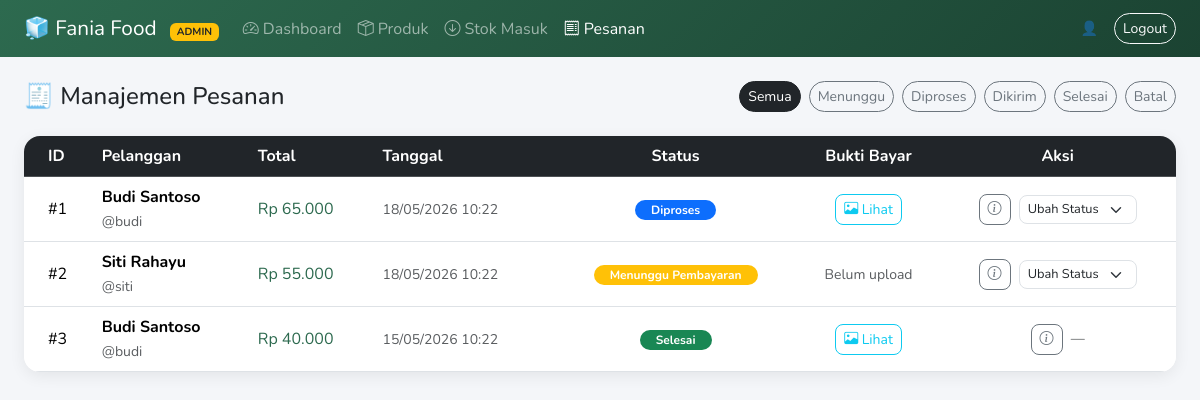
The page /pesanan.php (signed in) on the database its author committed.
### tables this page shows
CREATE TABLE IF NOT EXISTS pesanan (
    id_pesanan      INT AUTO_INCREMENT PRIMARY KEY,
    id_user         INT NOT NULL,
    total_harga     DECIMAL(14,2) NOT NULL DEFAULT 0,
    status_bayar    ENUM('Menunggu Pembayaran','Diproses','Dikirim','Selesai','Dibatalkan')
                    NOT NULL DEFAULT 'Menunggu Pembayaran',
    bukti_bayar     VARCHAR(255) DEFAULT NULL,
    alamat_pengiriman TEXT,
    catatan         TEXT,
    tanggal         TIMESTAMP DEFAULT CURRENT_TIMESTAMP,
    FOREIGN KEY (id_user) REFERENCES users(id) ON DELETE CASCADE
);

CREATE TABLE IF NOT EXISTS users (
    id          INT AUTO_INCREMENT PRIMARY KEY,
    username    VARCHAR(100) NOT NULL UNIQUE,
    password    VARCHAR(255) NOT NULL,        
    nama_lengkap VARCHAR(150) NOT NULL,
    role        ENUM('pelanggan','admin','kepala_toko') NOT NULL DEFAULT 'pelanggan',
    created_at  TIMESTAMP DEFAULT CURRENT_TIMESTAMP
);

### koneksi.php (called while the page is built, shortened)
<?php
function esc($conn, $str) {
    return $conn->real_escape_string(htmlspecialchars(trim($str)));
}
function rupiah($angka) {
    return 'Rp ' . number_format($angka, 0, ',', '.');
}
?>

### pesanan.php (the view, shortened to what this page needs)
<?php
require_once '../koneksi.php';
$filter = esc($conn, $_GET['status'] ?? '');
$where  = $filter ? "WHERE p.status_bayar = '$filter'" : '';
$pesananList = $conn->query(
    "SELECT p.*, u.nama_lengkap, u.username
     FROM pesanan p JOIN users u ON u.id = p.id_user
     $where ORDER BY p.tanggal DESC"
);
$statusColor = [
    'Menunggu Pembayaran' => 'warning',
    'Diproses'            => 'primary',
    'Dikirim'             => 'info',
    'Selesai'             => 'success',
    'Dibatalkan'          => 'danger',
];
?>
<!DOCTYPE html>
<html lang="id">
<head>
    <link href="https://cdn.jsdelivr.net/npm/bootstrap@5.3.3/dist/css/bootstrap.min.css" rel="stylesheet">
    <link href="https://cdn.jsdelivr.net/npm/bootstrap-icons@1.11.3/font/bootstrap-icons.min.css" rel="stylesheet">
</head>
<body>
<?php include '_navbar.php'; ?>
<div class="container-fluid p-4">
    <div class="d-flex justify-content-between align-items-center mb-4">
        <h4 class="fw-800 mb-0">🧾 Manajemen Pesanan</h4>
        <div class="d-flex gap-2">
            <?php
            $statuses = ['', 'Menunggu Pembayaran', 'Diproses', 'Dikirim', 'Selesai', 'Dibatalkan'];
            $labels   = ['Semua', 'Menunggu', 'Diproses', 'Dikirim', 'Selesai', 'Batal'];
            foreach ($statuses as $i => $s): ?>
            <a href="?status=<?= urlencode($s) ?>"
               class="btn btn-sm <?= $filter===$s ? 'btn-dark' : 'btn-outline-secondary' ?> rounded-pill">
                <?= $labels[$i] ?>
            </a>
            <?php endforeach; ?>
        </div>
    </div>
    <div class="card p-0 overflow-hidden">
        <div class="table-responsive">
            <table class="table table-hover align-middle mb-0">
                <thead class="table-dark">
                    <tr>
                        <th class="ps-4">ID</th><th>Pelanggan</th><th>Total</th>
                        <th>Tanggal</th><th class="text-center">Status</th>
                        <th class="text-center">Bukti Bayar</th><th class="text-center">Aksi</th>
                    </tr>
                </thead>
                <tbody>
                <?php while ($ps = $pesananList->fetch_assoc()): ?>
                <tr>
                    <td class="ps-4 fw-700">#<?= $ps['id_pesanan'] ?></td>
                    <td>
                        <b><?= htmlspecialchars($ps['nama_lengkap']) ?></b><br>
                        <small class="text-muted">@<?= htmlspecialchars($ps['username']) ?></small>
                    </td>
                    <td class="fw-700" style="color:#2D6A4F"><?= rupiah($ps['total_harga']) ?></td>
                    <td class="small text-muted"><?= date('d/m/Y H:i', strtotime($ps['tanggal'])) ?></td>
                    <td class="text-center">
                        <span class="badge bg-<?= $statusColor[$ps['status_bayar']] ?? 'secondary' ?> rounded-pill px-3">
                            <?= htmlspecialchars($ps['status_bayar']) ?>
                        </span>
                    </td>
                    <td class="text-center">
                        <?php if ($ps['bukti_bayar']): ?>
                        <a href="../uploads/bukti_bayar/<?= htmlspecialchars($ps['bukti_bayar']) ?>"
                           target="_blank" class="btn btn-sm btn-outline-info rounded-3">
                            <i class="bi bi-image"></i> Lihat
                        </a>
                        <?php else: ?>
                        <span class="text-muted small">Belum upload</span>
                        <?php endif; ?>
                    </td>
                    <td class="text-center">
                        <button class="btn btn-sm btn-outline-secondary rounded-3 me-1"
                                data-bs-toggle="modal"
                                data-bs-target="#detailModal"
                                data-id="<?= $ps['id_pesanan'] ?>"
                                data-alamat="<?= htmlspecialchars($ps['alamat_pengiriman']) ?>"
                                data-catatan="<?= htmlspecialchars($ps['catatan']) ?>">
                            <i class="bi bi-info-circle"></i>
                        </button>
                        <?php if (!in_array($ps['status_bayar'], ['Selesai','Dibatalkan'])): ?>
                        <form method="POST" class="d-inline">
                            <select name="status_baru" onchange="this.form.submit()" class="form-select form-select-sm d-inline-block w-auto rounded-3" style="font-size:.8rem;">
                                <option value="">Ubah Status</option>
                            </select>
                        </form>
                        <?php else: ?>
                        <span class="text-muted small">—</span>
                        <?php endif; ?>
                    </td>
                </tr>
                <?php endwhile; ?>
                </tbody>
            </table>
        </div>
    </div>
</div>
</body>
</html>

### pesanan.php (style rules this page uses)
body { font-family:'Nunito',sans-serif; background:#f4f6f9; }
.card { border:none; border-radius:16px; box-shadow:0 4px 16px rgba(0,0,0,.07); }

### rows shown on the page
pesanan: id_pesanan "1", id_user.nama_lengkap "Budi Santoso", id_user.username "budi", total_harga "Rp 65.000", tanggal "18/05/2026 10:22", status_bayar "Diproses"
pesanan: id_pesanan "2", id_user.nama_lengkap "Siti Rahayu", id_user.username "siti", total_harga "Rp 55.000", tanggal "18/05/2026 10:22", status_bayar "Menunggu Pembayaran", shows "Belum upload"
pesanan: id_pesanan "3", id_user.nama_lengkap "Budi Santoso", id_user.username "budi", total_harga "Rp 40.000", tanggal "15/05/2026 10:22", status_bayar "Selesai"

### other values the page prints
$labels[$i] "Semua"
$labels[$i] "Menunggu"
$labels[$i] "Diproses"
$labels[$i] "Dikirim"
$labels[$i] "Selesai"
$labels[$i] "Batal"
